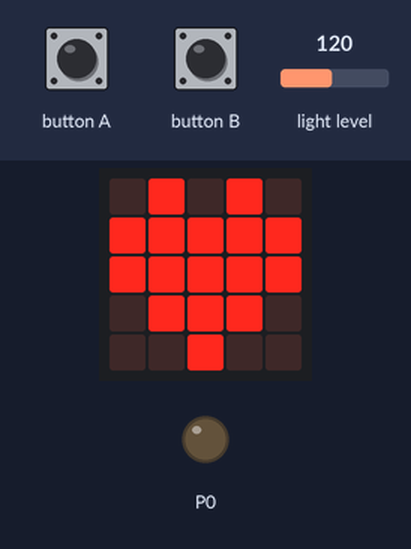
This program was run on a simulated BBC micro:bit (MakeCode). On the bench: the board's 5×5 LED display, output pins drawn as LEDs (lit = HIGH). Inputs (shaded band) come from the test bench; at power-on: light level 120.

Above: at 1.8 s.
1.9 s: button A pressed for 0.15 s
At 2.5 s:
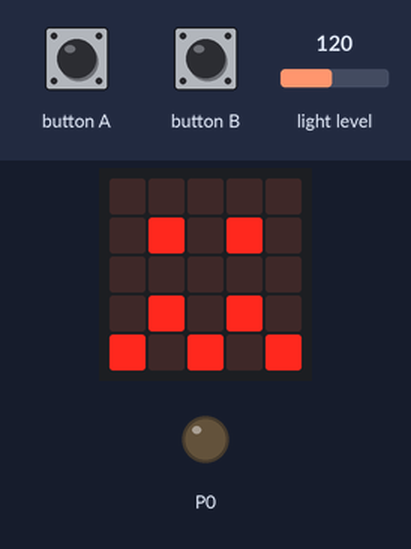
At 3.7 s:
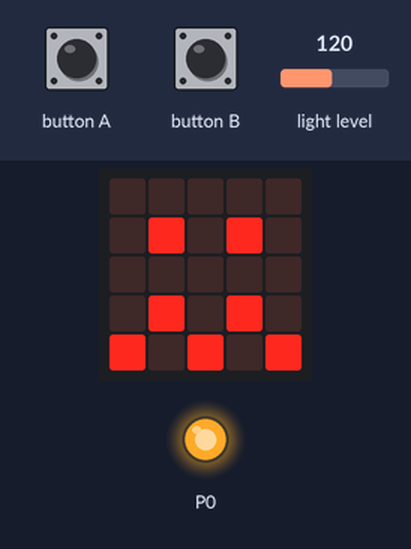
4.1 s: light level set to 11
5.6 s: light level set to 8
At 7.0 s:
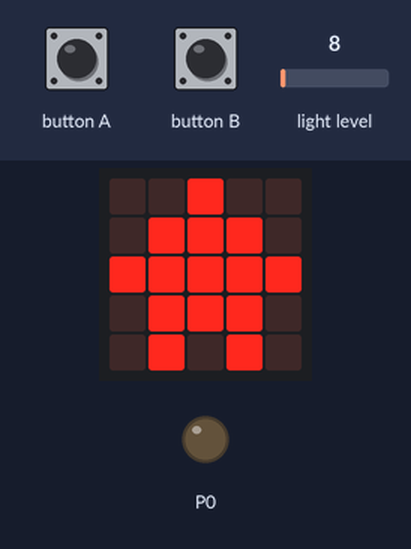
Timing chart, 0 to 8.6 s (numbered marks = the images above; inputs shaded):
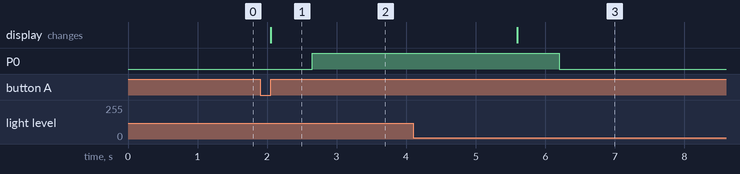

The program:

main.ts
```typescript
input.onButtonPressed(Button.A, function () {
    basic.showIcon(IconNames.Confused)
    pins.digitalWritePin(DigitalPin.P0, 1)
    while (true) {
        if (input.lightLevel() < 10) {
            basic.showIcon(IconNames.House)
            pins.digitalWritePin(DigitalPin.P0, 0)
        }
    }
})
input.onButtonPressed(Button.B, function () {
    basic.showIcon(IconNames.Happy)
    pins.digitalWritePin(DigitalPin.P0, 0)
})
basic.showIcon(IconNames.Heart)
```

test.ts
```typescript
// Hier kann man Tests durchführen; diese Datei wird nicht kompiliert, wenn dieses Paket als Erweiterung verwendet wird.
```

Measured:
- the behaviour switches between 10 and 9 on light level (found by bisection; images 2 and 3)
- after the input at 1.9 s, P0: LOW → HIGH after 0.75 s; the display: changes after 0.15 s (image 1)
- after the input at 4.1 s, every drawn part: stays the same
- after the input at 5.6 s, P0: HIGH → LOW after 0.60 s; the display: changes at once (image 3)
